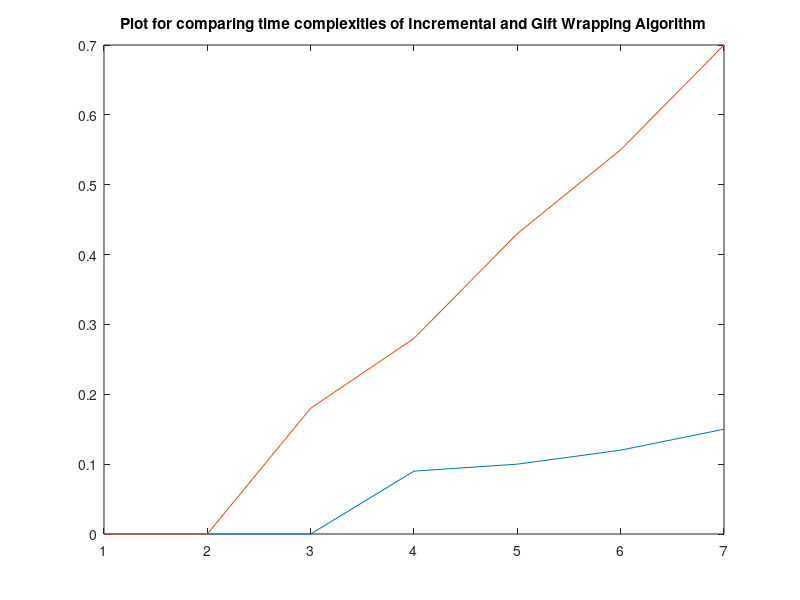

Reproduce this figure in MATLAB.
clear;
%fid = fopen('time_incremental.txt','r');
figure(1);
%e = fscanf(fid,'%f');
e = [0;0;0;0.09;0.10;0.12;0.15];
plot(e);
hold on;

fid1 = fopen('time_gift.txt','r');
d = fscanf(fid1,'%f');
plot(d);
hold on;
title('Plot for comparing time complexities of Incremental and Gift Wrapping Algorithm');

%fclose(fid);
fclose(fid1);


 